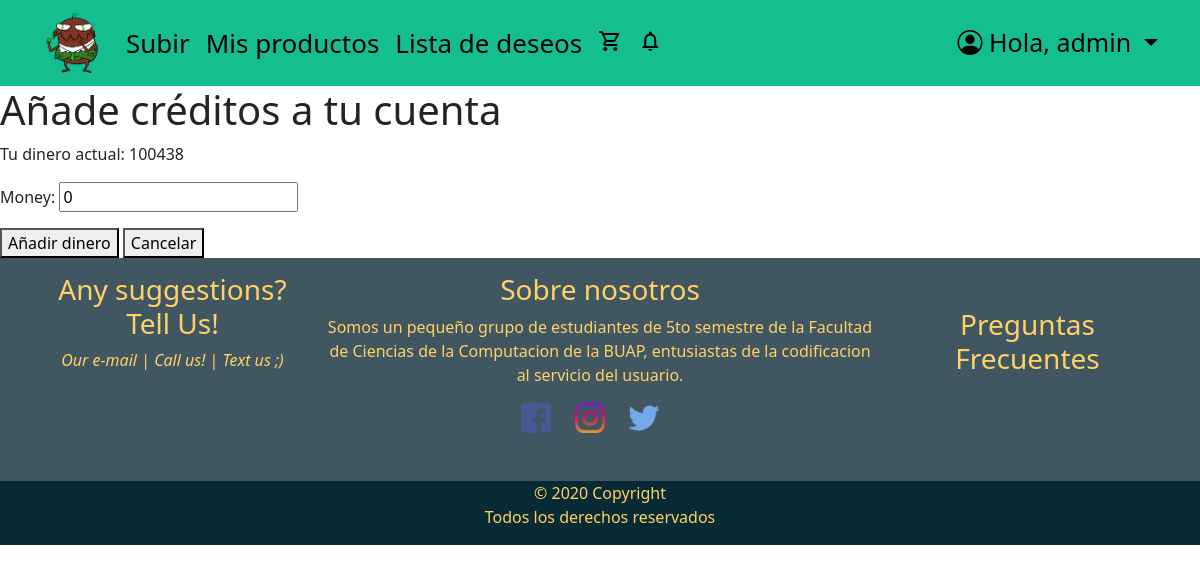
/addMoney (signed in), run on an earlier commit of the app's database.
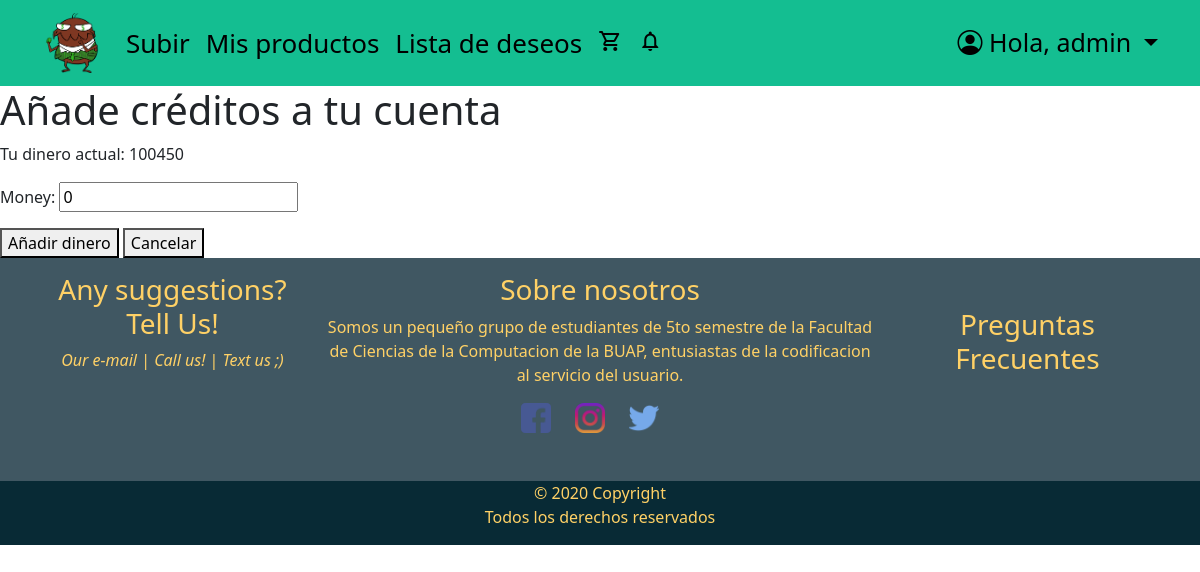
And on a later commit of the database.
### users/models.py (models this page shows, shortened)
class User(AbstractBaseUser, PermissionsMixin):
    firstName = models.CharField(max_length=100,blank=False)
    lastName = models.CharField(max_length=100, blank=True)
    email = models.EmailField(max_length=255, unique= True)
    password = models.CharField(max_length=200)
    city = models.CharField(max_length=64, blank = True)
    state = models.CharField(max_length=64,blank = True)
    money = models.PositiveIntegerField(blank=True,default=0)
    profilePic = models.ImageField(default="pic_default.jpg",null = True, blank = True)
    cartStockProducts = models.ManyToManyField("store.StockProduct", blank=True)
    is_active = models.BooleanField(default = True)
    is_staff = models.BooleanField(default=False)
    USERNAME_FIELD = 'email'
    REQUIRED_FIELDS = ['firstName'] #email and password are required by default
    objects = UserManager()

### users/views.py (the view, shortened to what this page needs)
# urls.py: path("addMoney",views.updateMoney,name="addMoney"),
@login_required
def updateMoney(request):
    theForm = UpdateMoneyForm()
    return render(request,"users/addMoney.html",{"form":theForm})

### users/forms.py
class UpdateMoneyForm(forms.ModelForm):
    money = forms.IntegerField(widget=forms.NumberInput(None),min_value=0,initial=0,error_messages={0:"Los créditos deben ser mayor o igual a 1"})
    class Meta:
        model = User
        fields = ['money']

### cart/context_processors.py (called while the page is built)
def cart(request):
    return {'cart':Cart (request)}

### users/templates/users/addMoney.html (shortened to what this page needs)
{% extends 'core/layout.html' %}
{% load static %}
{% block cssPath %}
    <link rel="stylesheet" href="{% static 'users/addMoney.css' %}"  type="text/css"/>
{% endblock cssPath %}
{% block body %}
    <h1>Añade créditos a tu cuenta</h1>
    <p>Tu dinero actual: {{user.money}}</p>
    <div class="form">
        <form method="POST" action="{% url 'users:addMoney' %}" >
            {{form.as_p}}
            <button id="submitBtn" type="submit" name="UpdateMoney">Añadir dinero</button>
            <button id="submitBtn" type="submit" name="Cancel">Cancelar</button>
        </form>
    </div>
{% endblock body %}

### core/templates/core/layout.html (shortened to what the changed rows need)
{% load static %}
<!DOCTYPE html>
<html lang="en">
  <head>
    <link rel="stylesheet" href="https://cdn.jsdelivr.net/npm/bootstrap-icons@1.5.0/font/bootstrap-icons.css">
    <link href="https://cdn.jsdelivr.net/npm/bootstrap@5.0.0-beta1/dist/css/bootstrap.min.css" rel="stylesheet"
>
    <link rel="stylesheet" href="{% static 'core/styleLayout.css' %}"  type="text/css"/>
    {% block cssPath %}{% endblock cssPath %}
  </head>
  <body>
    <div class="container-fluid">
        <header>
          <nav id="navHeader1" class="navbar navbar-expand-lg">
            <div class="container">
              <div class="collapse navbar-collapse" id="navbarMobileToggle">
                <div class="btn-group float-end">
                  {% if user.is_authenticated %}
                    <a id="profileButton" href="#" class="dropdown-toggle text-decoration-none" data-bs-toggle="dropdown">
                      <i class="bi bi-person-circle"></i>
                      <span>Hola, {{user.firstName}}</span>
                    </a>
                  {% endif %}
                </div>
              </div>
            </div>
          </nav>
        </header>
        <div class="main">{% block body %} {% endblock body %}</div>
        </div>
  </body>
</html>

What changed in the data, as far as the page shows it:
changed User "admin": money "100438" → "100450"
